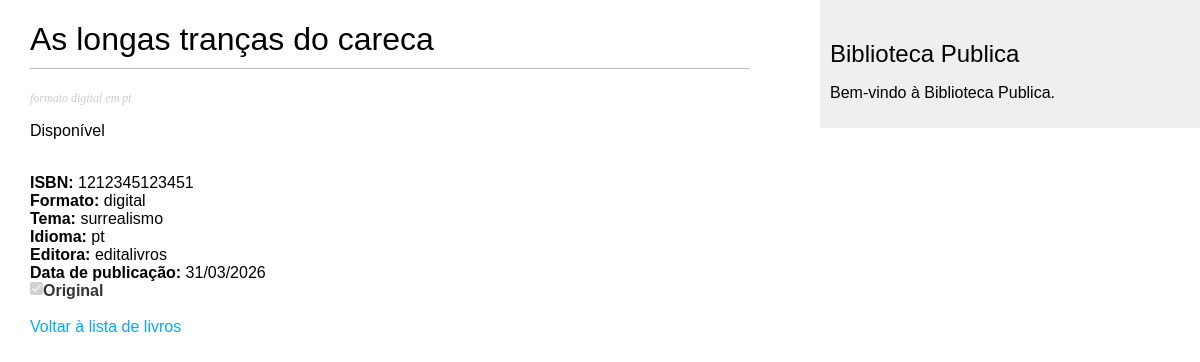
Screenshot of /livros/1212345123451/ with the database file from the repository.
### livros/models.py (models this page shows, shortened)
class Livro(models.Model):
    class Status(models.TextChoices):
        SUGERIDO = 'S', 'Sugerido'
        DISPONIVEL = 'D', 'Disponível'
        EMPRESTADO = 'E', 'Emprestado'
        RESERVADO = 'R', 'Reservado'
        RETIRADO = 'O', 'Retirado'
    isbn = models.CharField(max_length=13, unique=True, primary_key=True)
    titulo = models.CharField(max_length=200)
    idioma = models.CharField(max_length=3)
    tipo = models.CharField(max_length=50)
    tema = models.CharField(max_length=100)
    editora = models.ForeignKey(Editora, to_field='nipc', on_delete=models.PROTECT)
    data_pub = models.DateField()
    original = models.BooleanField(default=True)
    status = models.CharField(
        max_length=1,
        choices=Status.choices,
        default=Status.DISPONIVEL,
    )
    data_add = models.DateTimeField(default=timezone.now)
    objects = models.Manager()          # gestor de modelos padrão
    existentes = LivroExistManager()    # gestor de modelos personalizado para livros existentes
    class Meta:
        ordering = ['titulo']
        indexes = [
            models.Index(fields=['titulo']),
            models.Index(fields=['tipo']),
            models.Index(fields=['tema']),
        ]

class Editora(models.Model):
    nipc = models.CharField(max_length=9, unique=True, primary_key=True)
    nome = models.CharField(max_length=100)
    contacto = models.CharField(max_length=100)
    morada = models.CharField(max_length=200)
    class Meta:
        ordering = ['nipc']
        indexes = [
            models.Index(fields=['nipc']),
            models.Index(fields=['nome']),
        ]
    def __str__(self):
        return self.nome

### livros/views.py (the view)
# urls.py: path('<str:isbn>/', views.detalhes_livro, name='detalhes_livro'),
def detalhes_livro(request, isbn):
    livro = get_object_or_404(Livro, isbn=isbn) # não está a utilizar filtros
    return render(request, 'livros/detalhes.html', {'livro': livro})

### livros/templates/livros/detalhes.html (shortened to what this page needs)
{% extends "livros/base.html" %}
{% block content %}
  <h1>{{ livro.titulo }}</h1>
  <p class="tipo">
    formato {{ livro.tipo }} em {{ livro.idioma }}
  </p>
  {{ livro.get_status_display|linebreaks }}
  <br>
    <strong>ISBN:</strong> {{ livro.isbn }}<br>
    <strong>Formato:</strong> {{ livro.tipo }}<br>
    <strong>Tema:</strong> {{ livro.tema }}<br>
    <strong>Idioma:</strong> {{ livro.idioma }}<br>
    <strong>Editora:</strong> {{ livro.editora }}<br>
    <strong>Data de publicação:</strong> {{ livro.data_pub|date:"d/m/Y" }}<br>
    <label for="original-checkbox">
      <input type="checkbox" id="original-checkbox" {% if livro.original %}checked{% endif %} disabled>
      <strong> Original</strong>
    </label><br>
  <br>
  <a href="{% url 'livros:lista_livros' %}">Voltar à lista de livros</a>
{% endblock %}

### livros/static/css/biblioteca.css (style rules this page uses)
body { margin:0; padding:0; font-family:helvetica, sans-serif; }
a { color:#00abff; text-decoration:none; }
h1 { font-weight:normal; border-bottom:1px solid #bbb; padding:0 0 10px 0; }
p.tipo { color:#ccc; font-family: georgia, serif; font-size: 12px; font-style: italic; }
label { float:left; clear:both; color:#333; margin-bottom:4px; }
input, textarea { clear:both; float:left; margin:0 0 10px; background:#ededed; border:0; padding:6px 10px; font-size:12px; }

### rows the page displays
Livro: titulo "As longas tranças do careca", tipo "digital", idioma "pt", status "Disponível", isbn "1212345123451", tema "surrealismo", editora "editalivros", data_pub "31/03/2026", original "☑"
